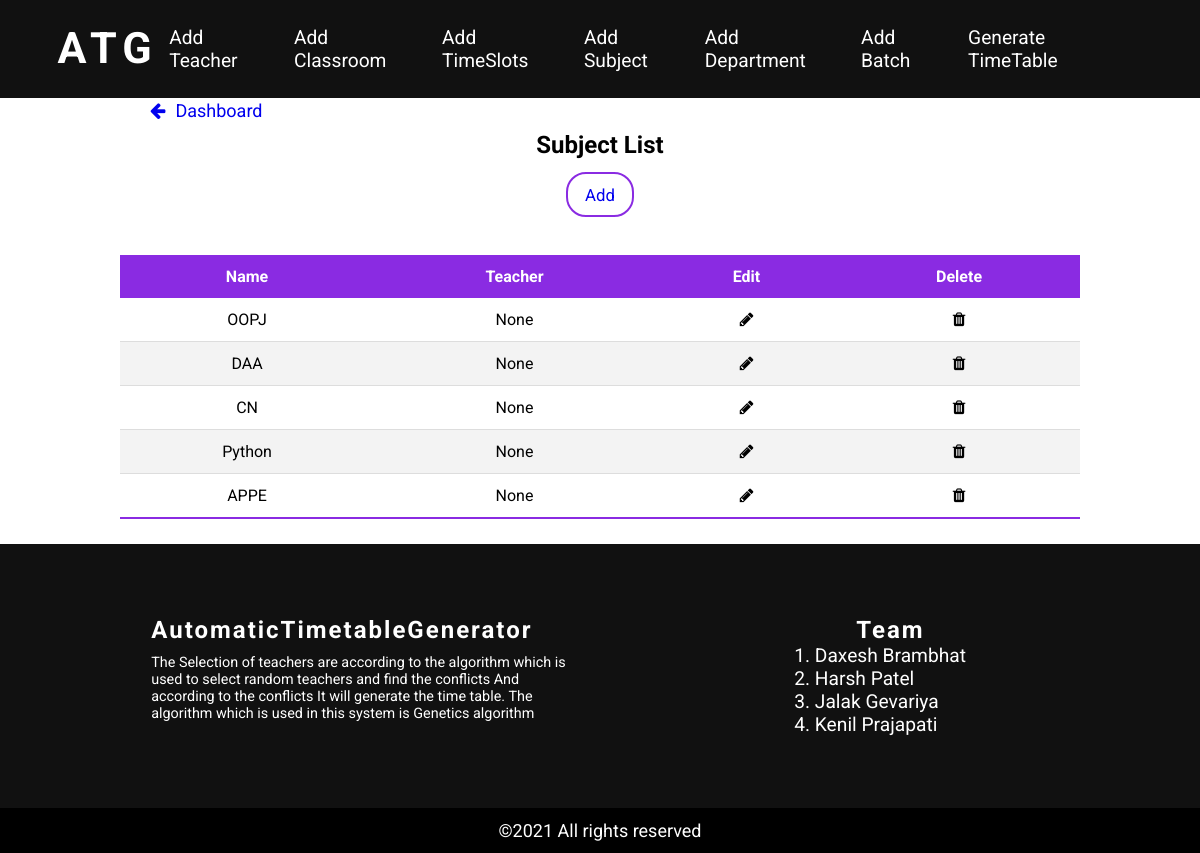
/view-subject, run on the app's committed database.
### atmsecondary/models.py (models this page shows, shortened)
class Course(models.Model):
    course_number = models.CharField(max_length=5, primary_key=True)
    course_name = models.CharField(max_length=40)
    max_numb_students = models.CharField(max_length=65)
    instructors = models.ManyToManyField(Instructor)

### atmsecondary/views.py (the view)
# urls.py: path('view-subject', views.view_subject, name='view_subject'),
def view_subject(request):
    user = None
    if request.user.is_authenticated:
        user = request.user
    data = Course.objects.all()
    context = {"data": data}
    return render(request, 'view-subject.html', context)

### templates/view-subject.html (shortened to what this page needs)
{% extends 'constant/main.html' %}
{% block content %}
{% include 'constant/header2.html' %}
<div class="view">
    <div class="back-btn">
        <a href="{% url 'dashboard' %}" class="button2"><i class="fa fa-arrow-left" aria-hidden="true"></i>Dashboard</a>
    </div>
    <h1 style="text-align: center;">Subject List</h1>
<center>
    <a href="{% url 'add_subject' %}" class="button" style="display: inline-block;text-align: center;">Add</a>
</center>
    <table class="teacher-table">
        <thead>
            <tr>
                <th>Name</th>
                <th>Teacher</th>
                <th>Edit</th>
                <th>Delete</th>
            </tr>
        </thead>
        <tbody>
        {% for i in data %}
            <tr>
                <td>{{i.course_name}}</td>
                <td>{{i.instructors.name}}</td>
                <td><a href="{% url 'update_subject' i.course_number %}"><i class="fa fa-pencil" aria-hidden="true"></i></a></td>
                <td><a href="{% url 'delete_subject' i.course_number %}"><i class="fa fa-trash" aria-hidden="true"></i></a></td>
            </tr>
        {% endfor %}
        </tbody>
    </table>
</div>
    {% include 'constant/footer2.html' %}
{%endblock %}

### static/css/style.css (style rules this page uses)
* { margin: 0; padding: 0; box-sizing: border-box; font-family: 'Roboto',sans-serif; }
html { font-size: 12px; }
body { font-size: 12px; position: relative; width: 100%; }
.button { display: block; text-decoration: none; padding: .6em 1em; background: transparent; border: 2px solid blueviolet; border-radius: 20px; font-size: 1.4rem; margin: .8em 0; cursor: pointer; transition: all .2s ease; }
i { font-size: 1.2rem; margin: 0 .2em; }
table { border-collapse: collapse; margin: 25px auto; font-size: 16px; width: 80%; }
table th { background-color: #8A2BE2; color: #fff; text-align: center; font-weight: bold; }
table th, table td { padding: 12px 15px; }
table tbody tr { border-bottom: 1px solid #dddddd; }
table tbody tr:nth-child(even) { background-color: #f3f3f3; }
table tbody tr:last-of-type { border-bottom:2px solid #8A2BE2; }
table td { text-align: center; }
.teacher-table { border-collapse: collapse; margin: 25px auto; font-size: 16px; width: 80%; }
.teacher-table thead tr { background-color: #8A2BE2; color: #fff; text-align: left; font-weight: bold; }
.teacher-table th, .teacher-table td { padding: 12px 15px; }
.teacher-table tbody tr { border-bottom: 1px solid #dddddd; }
.teacher-table tbody tr:nth-child(even) { background-color: #f3f3f3; }
.teacher-table tbody tr:last-of-type { border-bottom:2px solid #8A2BE2; }
.teacher-table a { color: black; }
.view { margin-top: 100px; }
.back-btn { margin: 10px 140px; }
.back-btn .button2 { text-decoration: none; font-size: 18px; }
.back-btn i { margin: 0 10px; }

### data on the page
Course: course_name "OOPJ", instructors.name "None"
Course: course_name "DAA", instructors.name "None"
Course: course_name "CN", instructors.name "None"
Course: course_name "Python", instructors.name "None"
Course: course_name "APPE", instructors.name "None"
